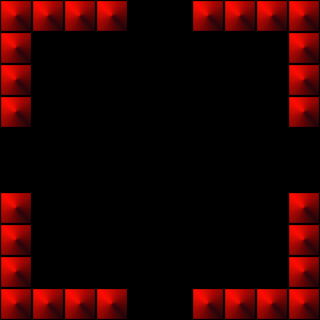

Tiled map render using the project's own tile images. Description and the whole map definition, tile-layer contents included, below:
An orthogonal 10x10 tile map with 32x32 px tiles, 1 tile layer (Tile Layer 1).

<map version="1.10" tiledversion="1.11.2" orientation="orthogonal" renderorder="right-down" width="10" height="10" tilewidth="32" tileheight="32" infinite="0" nextlayerid="2" nextobjectid="1">
 <properties>
  <property name="hide_in_scene" type="class" propertytype="spirit_hotel_scene::components::hide_in_game_scene::HideInGameScene">
   <properties>
    <property name="0" value="test2" />
   </properties>
  </property>
  <property name="show_in_scene" type="class" propertytype="spirit_hotel_scene::components::show_in_game_scene::ShowInGameScene">
   <properties>
    <property name="0" value="test" />
   </properties>
  </property>
 </properties>
 <tileset firstgid="1" source="../tilesets/orthogonal_1.tsx" />
 <layer id="1" name="Tile Layer 1" width="10" height="10">
  <data encoding="csv">
4,4,4,4,0,0,4,4,4,4,
4,0,0,0,0,0,0,0,0,4,
4,0,0,0,0,0,0,0,0,4,
4,0,0,0,0,0,0,0,0,4,
0,0,0,0,0,0,0,0,0,0,
0,0,0,0,0,0,0,0,0,0,
4,0,0,0,0,0,0,0,0,4,
4,0,0,0,0,0,0,0,0,4,
4,0,0,0,0,0,0,0,0,4,
4,4,4,4,0,0,4,4,4,4
</data>
 </layer>
</map>
